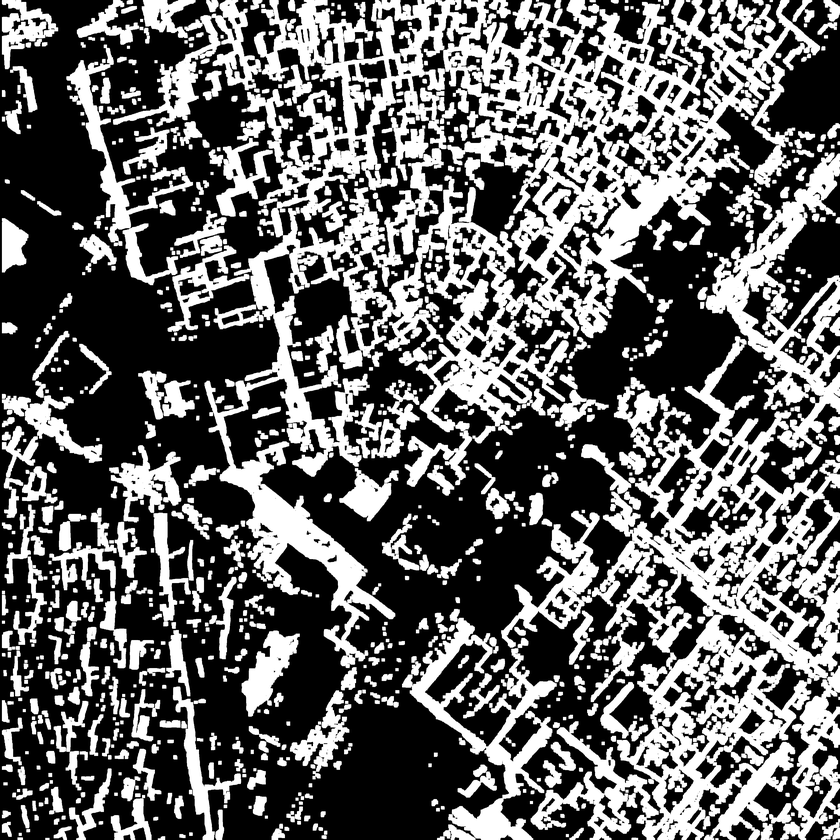
#> input picture Images/Shadows_Cleaned.png, 840 x 840 px, shrunk from 3508 x 3508 before the run, found by its file name
$ jupyter execute roadshadowcentervectorgraphmodify01.ipynb
#> lines starting #> are read from the running program, lines starting #| are printed output that depends on the picture; after the words box and inside, x2 and y2 are one past the last pixel; in counts of white or black regions, pixels touching at a corner belong together
<a href="https://colab.research.google.com/github/erfanera/SlumImprovment/blob/main/GraphOperation/roadshadowcentervectorgraphmodify01.ipynb" target="_parent"></a>

[cell 1]
import cv2
import matplotlib.pyplot as plt
from skimage import measure
import numpy as np
import requests

from PIL import Image
from io import BytesIO

from skimage import data
import matplotlib.pyplot as plt
from skimage.util import invert
from skimage import img_as_bool, img_as_ubyte

from skimage.morphology import skeletonize, dilation, square
import imageio

import networkx as nx

import matplotlib.pyplot as plt

[cell 2]
#importing the image


# Image URL
img_url = "https://raw.githubusercontent.com/erfanera/SlumImprovment/main/Images/Shadows_Cleaned.png"

# Get the image from the URL
response = requests.get(img_url)
img = Image.open(BytesIO(response.content)).convert('RGB')

# Convert the image to grayscale
bw_image = cv2.cvtColor(np.array(img), cv2.COLOR_RGB2GRAY)
#> bw_image is the input picture: shape (840, 840); min 0, max 255, mean 100.1

[cell 3]
# Load your black-and-white image where shadows are black
image_path = '/root/cleaned_paths.png'  # Update this to your image's file path
#bw_image = cv2.imread(image_path, cv2.IMREAD_GRAYSCALE)

# Assuming black (low intensity) represents shadows in your image
# You may need to invert the image if white represents shadows
# Uncomment the following line to invert the image if necessary
# bw_image = 255 - bw_image

# Identify potential paths by isolating dark (black) regions
# Since your image is already a mask, this might be unnecessary,
# but you can apply additional thresholds if needed to refine it:
_, paths_mask = cv2.threshold(bw_image, 127, 255, cv2.THRESH_BINARY_INV)
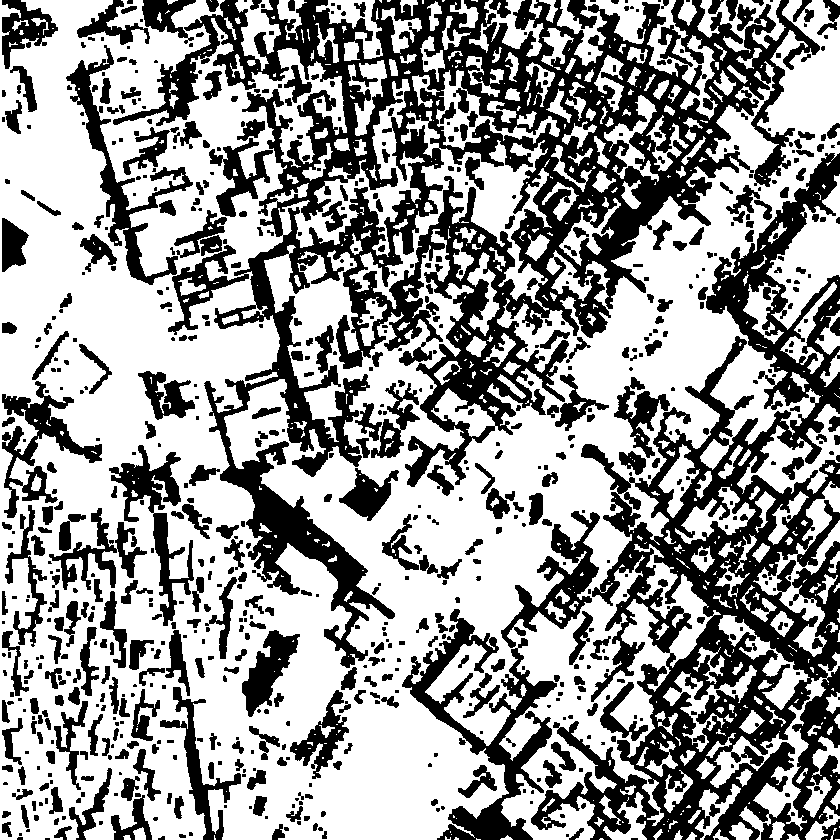
#> paths_mask: shape (840, 840); 60.7% white; 776 black regions (329 under 20 px), largest, box (x1, y1, x2, y2) and area: (113, 0, 820, 668) 112003, (531, 153, 840, 840) 66868, (402, 609, 557, 840) 9005

# Morphological operations to clean up noise and enhance path structures
kernel = np.ones((5, 5), np.uint8)  # You can adjust the kernel size as needed
cleaned_paths = cv2.morphologyEx(paths_mask, cv2.MORPH_OPEN, kernel)
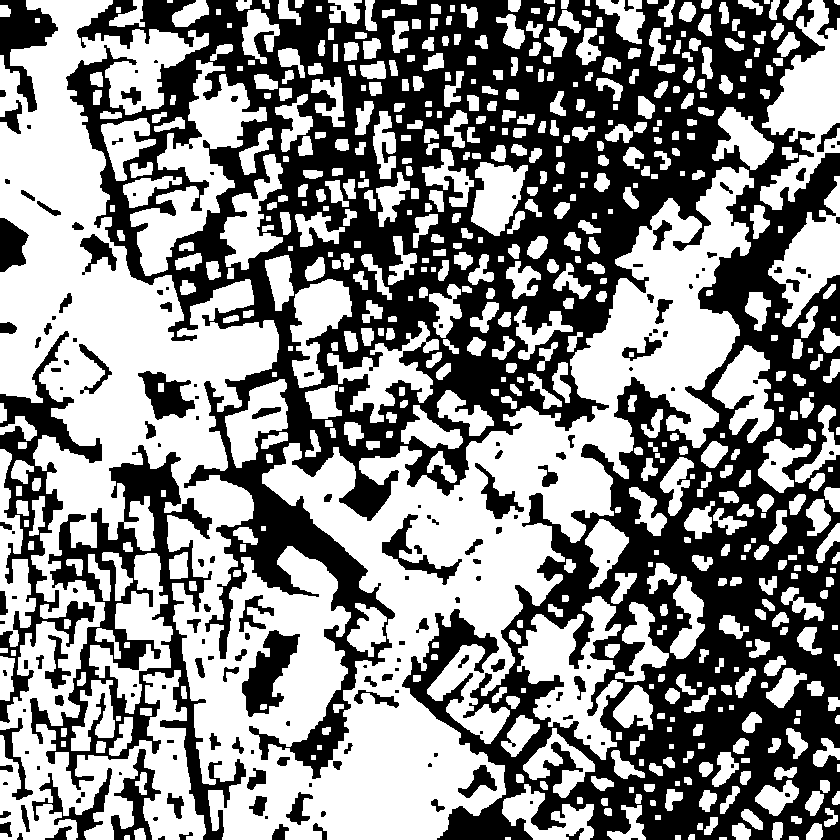
#> cleaned_paths: shape (840, 840); 54.1% white; 188 black regions (72 under 20 px), largest, box (x1, y1, x2, y2) and area: (66, 0, 840, 840) 269683, (30, 445, 246, 840) 19156, (0, 331, 102, 723) 9081
cleaned_paths = cv2.dilate(cleaned_paths, kernel, iterations=2)  # Increase path width
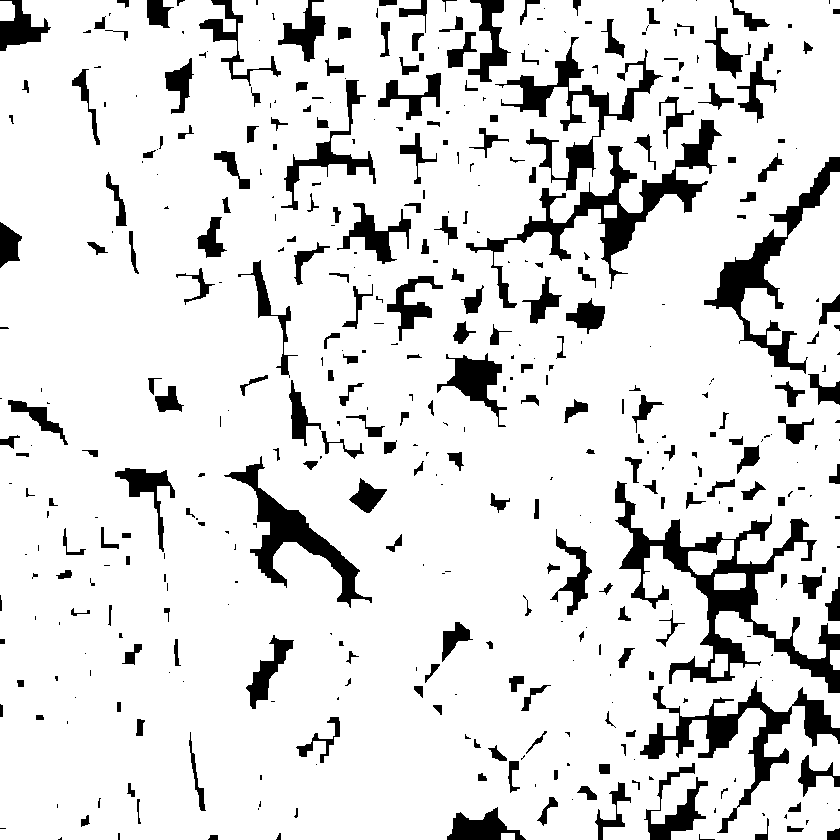
#> cleaned_paths: shape (840, 840); 87.3% white; 439 black regions (191 under 20 px)

# Optionally, find contours (which could represent paths)
contours, _ = cv2.findContours(cleaned_paths, cv2.RETR_EXTERNAL, cv2.CHAIN_APPROX_SIMPLE)
#> contours = 7 contours; box (x1, y1, x2, y2) and area: (0, 0, 840, 840) 669742, (688, 540, 734, 575) 839, (714, 573, 746, 590) 468, (711, 654, 728, 677) 293, (0, 1, 15, 21) 254, (830, 650, 840, 670) 156, (501, 833, 515, 840) 78

# Draw contours on the original image for visualization
contour_img = cv2.cvtColor(bw_image, cv2.COLOR_GRAY2BGR)  # Convert to BGR to draw colored contours
cv2.drawContours(contour_img, contours, -1, (0, 255, 0), 2)  # Draw contours in green
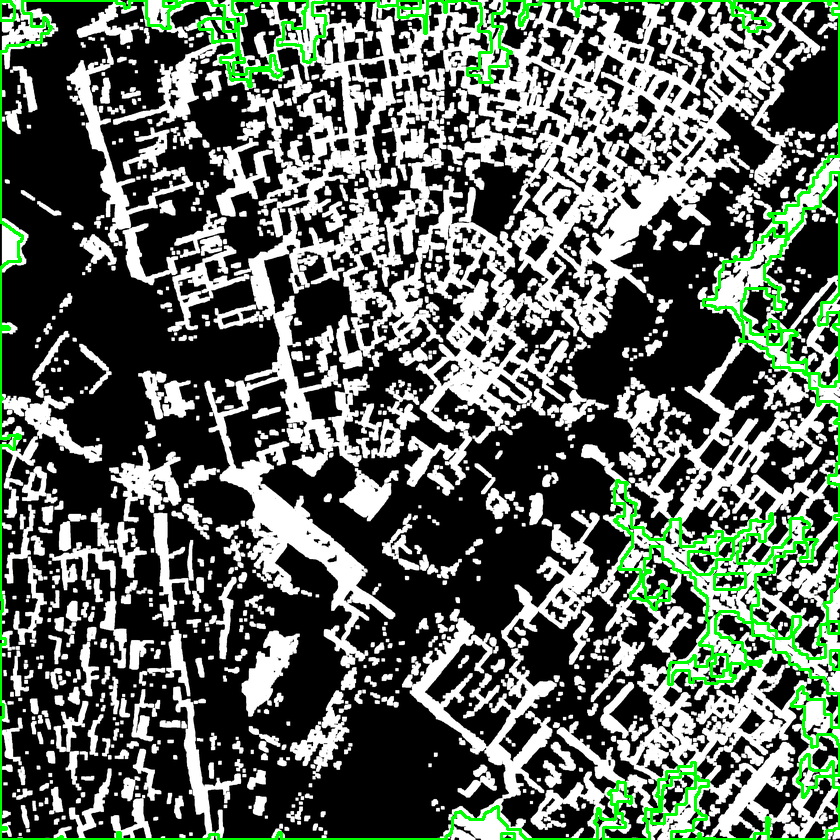
#> contour_img: shape (840, 840, 3); mean B, G, R 93, 102.6, 93

# Show the original and processed images
plt.figure(figsize=(15, 10))
plt.subplot(1, 3, 1)
plt.imshow(bw_image, cmap='gray')
plt.title('Original B&W Image')
plt.subplot(1, 3, 2)
plt.imshow(cleaned_paths, cmap='gray')
plt.title('Cleaned Paths')
plt.subplot(1, 3, 3)
plt.imshow(contour_img)
plt.title('Detected Paths')
plt.show()

# Save the cleaned paths image
cleaned_paths_output_path = '/root/ground road.png'  # Update this to your desired file path
cv2.imwrite(cleaned_paths_output_path, cleaned_paths)
#> Out = True

[cell 4]
# Invert the horse image
image = invert(cleaned_paths)
#> image: shape (840, 840); 12.7% white; 439 white regions (191 under 20 px), largest, box (x1, y1, x2, y2) and area: (615, 481, 840, 693) 9888, (466, 119, 722, 308) 6922, (640, 680, 840, 833) 5702

# Convert image to binary (0 or 1)
binary_image = img_as_bool(image)

# Perform skeletonization
skeleton = skeletonize(binary_image)
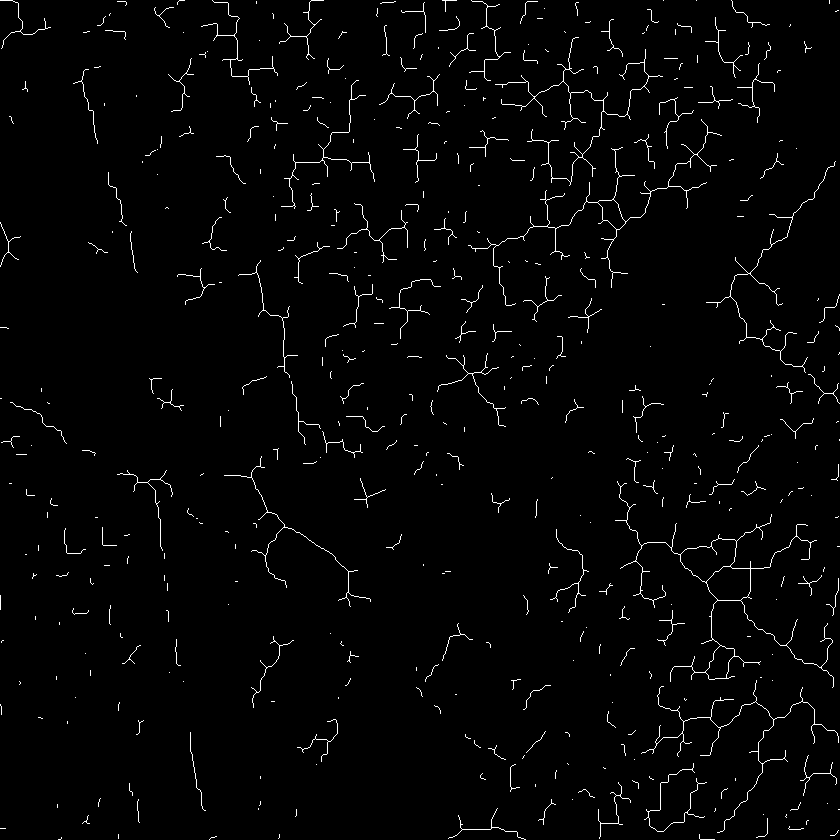
#> skeleton: shape (840, 840) bool; 1.9% white in thin lines or dots

[cell 5]
# Dilate the skeleton: Increase '3' to make thicker lines
dilation_skeleton = dilation(skeleton, square(1))  # Change square(3) for different thickness
skeleton_uint8 = (skeleton * 255).astype(np.uint8)
#> skeleton_uint8: shape (840, 840); 1.9% white in thin lines or dots

# Save the formatted skeleton image
imageio.imsave('skeleton.png', skeleton_uint8)


# display results
fig, axes = plt.subplots(nrows=1, ncols=2, figsize=(8, 4),
                         sharex=True, sharey=True)

ax = axes.ravel()

ax[0].imshow(image, cmap=plt.cm.gray)
ax[0].axis('off')
ax[0].set_title('original', fontsize=20)

ax[1].imshow(skeleton, cmap=plt.cm.gray)
ax[1].axis('off')
ax[1].set_title('skeleton', fontsize=20)

fig.tight_layout()
plt.show()

# Save the cleaned paths image

[cell 6]
# [30 lines left out: function skeleton_to_graph, not called in this run]


import numpy as np
import networkx as nx
from skimage.morphology import skeletonize, label

def skeleton_to_graph2(skeleton):
    # Initialize an empty graph
    G = nx.Graph()

    # Get the dimensions of the skeleton
    rows, cols = skeleton.shape

    # Identify junctions and endpoints
    # Initialize arrays to hold the identified junctions and endpoints
    junctions = set()
    endpoints = set()

    # Define neighbor offsets for connectivity
    neighbors = [(1, 0), (1, 1), (0, 1), (-1, 1), (-1, 0), (-1, -1), (0, -1), (1, -1)]

    # Find junctions and endpoints
    for y in range(rows):
        for x in range(cols):
            if skeleton[y, x] == 1:  # If the pixel is part of the skeleton
                neighbor_count = sum(skeleton[y + dy, x + dx] for dx, dy in neighbors if 0 <= x + dx < cols and 0 <= y + dy < rows)
                if neighbor_count > 2:
                    junctions.add((x, y))
                elif neighbor_count == 1:
                    endpoints.add((x, y))

    # Add junctions and endpoints as nodes
    for junction in junctions:
        G.add_node(junction)
    for endpoint in endpoints:
        G.add_node(endpoint)

    # Define a method to trace a line from an endpoint or junction to another node
    def trace_line(start, end=None):
        x, y = start
        line = [start]
        while True:
            for dx, dy in neighbors:
                nx, ny = x + dx, y + dy
                if (nx, ny) != end and (nx, ny) in line:
                    continue  # Avoid looping back on itself
                if 0 <= nx < cols and 0 <= ny < rows and skeleton[ny, nx] == 1:
                    if (nx, ny) in junctions or (nx, ny) in endpoints:
                        # Reached another node; stop tracing
                        return start, (nx, ny), line
                    elif (nx, ny) not in line:  # Continue tracing
                        line.append((nx, ny))
                        x, y = nx, ny
                        break
            else:
                # No more directions to move
                break
        return start, None, line  # In case of isolated segments, though unlikely

    # Trace lines between endpoints and junctions
    visited = set()
    for start in endpoints.union(junctions):
        if start not in visited:
            _, end, line = trace_line(start)
            if end:
                G.add_edge(start, end)
                visited.update(line)

    return G

# Usage
# skeleton = skeletonize(image)  # Assuming 'image' is your binary image
# graph = skeleton_to_graph(skeleton)

[cell 7]
graph = skeleton_to_graph2(skeleton)
#> after the loop in skeleton_to_graph2, `for y in range(rows):`: endpoints = 1122 items; junctions = 1081 items
#> the loop in skeleton_to_graph2, `for junction in junctions:` made 1081 passes
#> junction on passes 1 to 3: (329, 68), (24, 88), (801, 701)
#> the loop in skeleton_to_graph2, `for endpoint in endpoints:` made 1122 passes
#> endpoint on passes 1 to 3: (838, 830), (404, 71), (567, 763)
#> the loop in skeleton_to_graph2, `for start in endpoints.union(junctions):` made 2203 passes
#> (line, end) on passes 1, 6, 9, 14, 24, 26: ([(404, 71), (405, 70)], (405, 69)), ([(622, 824), (621, 824), (620, 824), (619, 824)], (618, 823)), ([(168, 208), (167, 207), (166, 207)], (165, 208)), ([(57, 804), (57, 805), (57, 806)], (57, 807)), ([(109, 15), (109, 14)], (110, 13)), ([(368, 275), (369, 275)], (370, 275))
#> after the loop in skeleton_to_graph2, `for start in endpoints.union(junctions):`: visited = 12479 items
# Assuming 'graph' is the graph generated from your 'skeleton_to_graph' function
pos = {node: (node[0], -node[1]) for node in graph.nodes()}  # Flip y-axis for visualization
#> pos = 2203 items
plt.figure(figsize=(8, 8))  # Adjust the size as needed
nx.draw(graph, pos, node_size=10, width=0.2)  # You can customize this

# Save the graph as SVG
plt.savefig("graph.svg", format='svg')
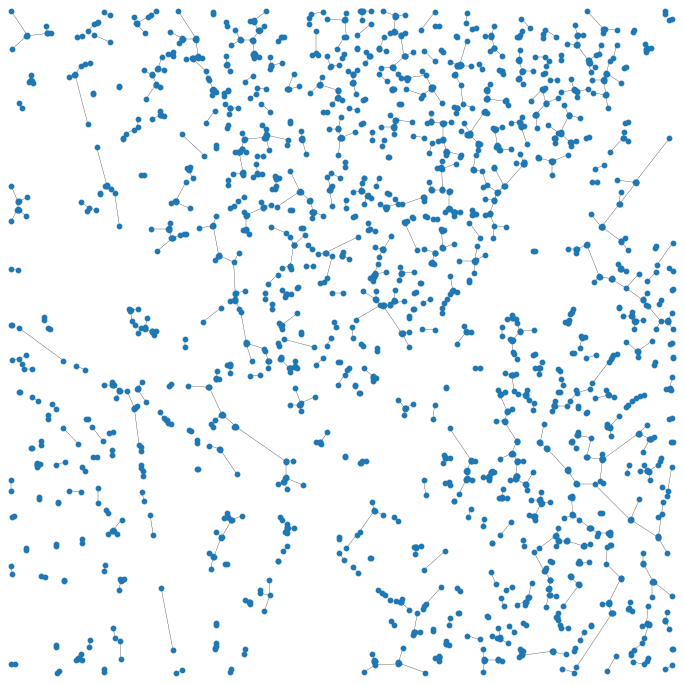
#> figure drawn by matplotlib, 1 panel

[cell 8]
import matplotlib.pyplot as plt
import networkx as nx
import math

def distance(node1, node2):
    """Calculate the Euclidean distance between two points"""
    return math.sqrt((node1[0] - node2[0]) ** 2 + (node1[1] - node2[1]) ** 2)

def remove_close_nodes(graph, threshold):
    """Remove nodes from the graph that are closer than the threshold"""
    nodes_to_remove = set()
    for node1 in graph.nodes():
        for node2 in graph.nodes():
            if node1 != node2 and node1 not in nodes_to_remove and node2 not in nodes_to_remove:
                if distance(node1, node2) < threshold:
                    # Here, we choose to keep the node with more connections,
                    # but you could use other criteria
                    if len(graph[node1]) > len(graph[node2]):
                        nodes_to_remove.add(node2)
                    else:
                        nodes_to_remove.add(node1)
    for node in nodes_to_remove:
        graph.remove_node(node)

graph = skeleton_to_graph2(skeleton)  # Assuming this generates your graph from a skeleton
#> the loop in skeleton_to_graph2 (call 2), `for junction in junctions:` made 1081 passes
#> the loop in skeleton_to_graph2 (call 2), `for endpoint in endpoints:` made 1122 passes
#> the loop in skeleton_to_graph2 (call 2), `for start in endpoints.union(junctions):` made 2203 passes

# Remove nodes that are closer than a certain threshold (adjust this value as needed)
remove_close_nodes(graph, threshold=20)  # Set your own threshold

# Assuming 'graph' is the graph generated from your 'skeleton_to_graph' function
pos = {node: (node[0], -node[1]) for node in graph.nodes()}  # Flip y-axis for visualization
plt.figure(figsize=(8, 8))  # Adjust the size as needed
nx.draw(graph, pos, node_size=10, width=0.2)  # You can customize this

# Save the graph as SVG
plt.savefig("graph_filtered.svg", format='svg')

[cell 9]
# After all modifications, including remove_close_nodes

plt.figure(figsize=(8, 8))  # You can adjust the figure size as needed
pos = {node: (node[0], -node[1]) for node in graph.nodes()}  # Adjust positions if necessary
nx.draw(graph, pos, node_size=4, width=0.5)  # Redraw the modified graph
plt.savefig("modified_graph2.svg", format='svg')  # Save the modified graph as SVG
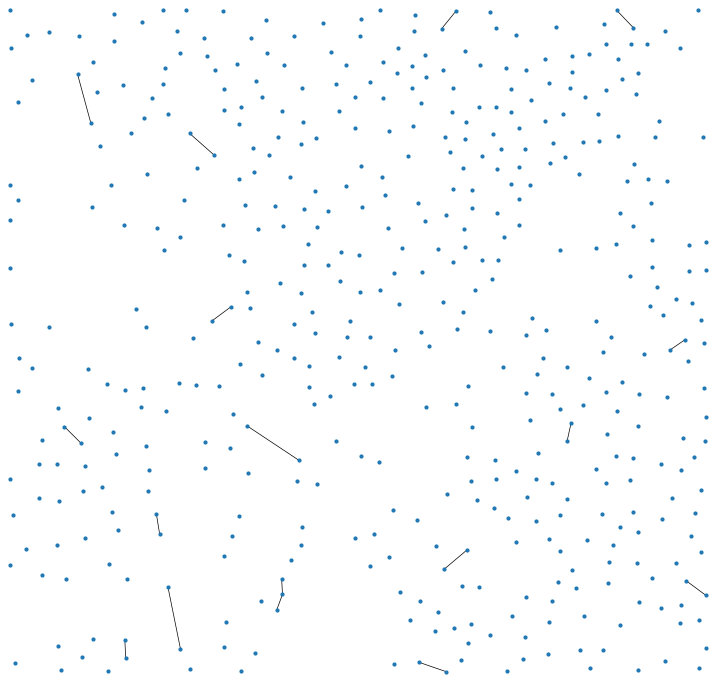
#> figure drawn by matplotlib, 1 panel
plt.close()  # Close the plot to free up memory
